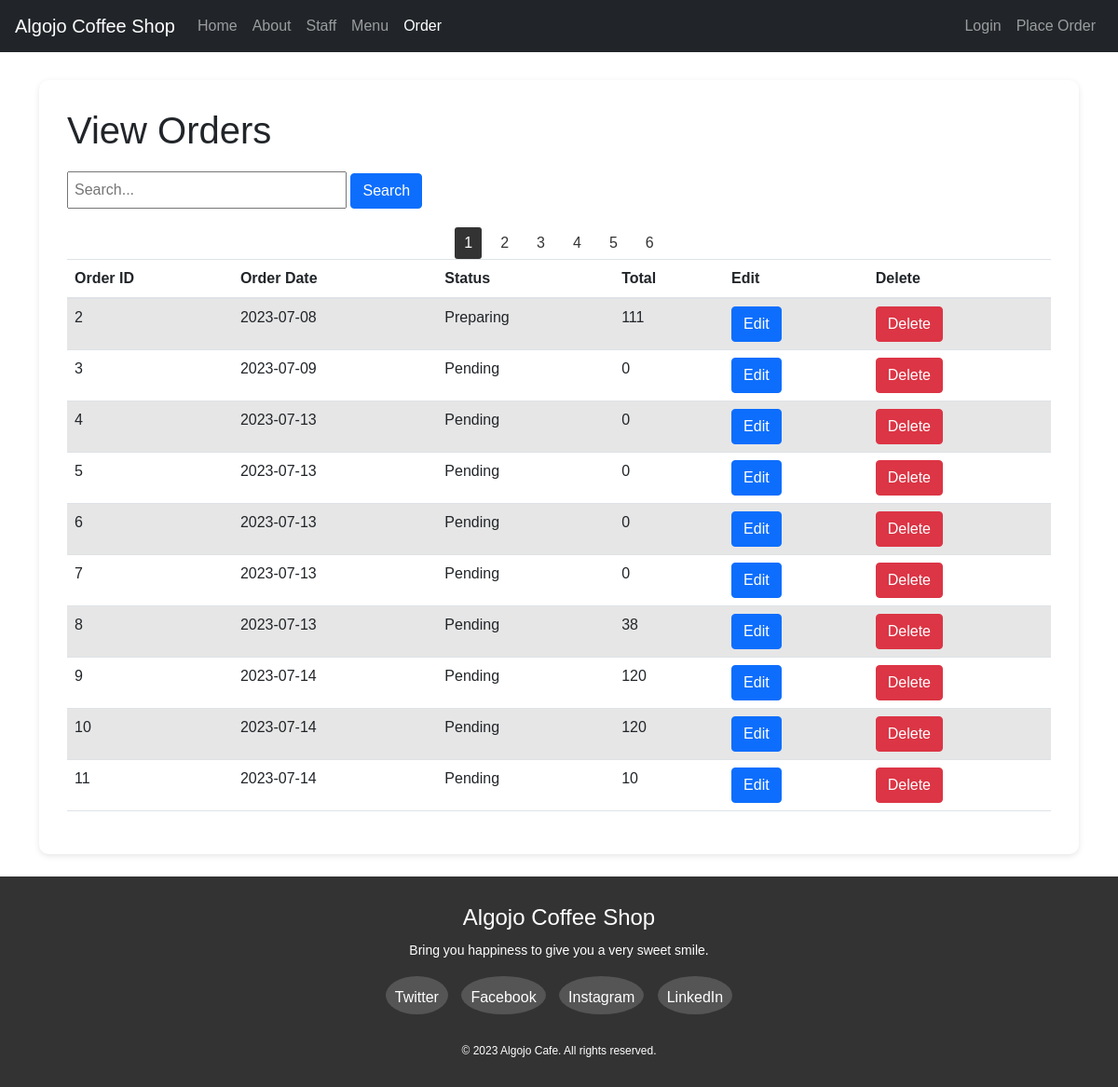
The page /vieworder.php on the database its author committed.
### tables this page shows
CREATE TABLE `orders` (
  `orderID` int(6) NOT NULL,
  `orderDate` date NOT NULL,
  `statusOrder` varchar(10) NOT NULL,
  `total` float NOT NULL,
  `paymentMethod` varchar(10) NOT NULL,
  `amountPaid` float NOT NULL
);

### vieworder.php (the view, shortened to what this page needs)
<?php include 'header.php'; ?>
<!DOCTYPE html>
<html>
<head>
    <link rel="stylesheet" href="https://cdn.jsdelivr.net/npm/bootstrap@5.1.3/dist/css/bootstrap.min.css">
</head>
<body>
    <div class="container">
        <div class="table-container">
            <h1>View Orders</h1>
            <form class="search-form" method="GET" action="">
                <input type="text" name="search" placeholder="Search...">
                <button type="submit" class="btn btn-primary">Search</button>
            </form>
            <table class="table table-striped">
                <thead>
                    <tr>
                        <th>Order ID</th>
                        <th>Order Date</th>
                        <th>Status</th>
                        <th>Total</th>
                        <th>Edit</th>
                        <th>Delete</th>
                    </tr>
                </thead>
                <tbody>
                    <?php
                    $conn = mysqli_connect("localhost", "root", "", "test");
                    $resultsPerPage = 10;
                    $currentPage = isset($_GET['page']) ? $_GET['page'] : 1;
                    $startFrom = ($currentPage - 1) * $resultsPerPage;
                    if (isset($_GET['search'])) {
                        $search = mysqli_real_escape_string($conn, $_GET['search']);
                        $sql = "SELECT * FROM orders WHERE orderID LIKE '%$search%' OR orderDate LIKE '%$search%' OR statusOrder LIKE '%$search%' OR total LIKE '%$search%' LIMIT $startFrom, $resultsPerPage";
                        $sqlCount = "SELECT COUNT(*) AS totalCount FROM orders WHERE orderID LIKE '%$search%' OR orderDate LIKE '%$search%' OR statusOrder LIKE '%$search%' OR total LIKE '%$search%'";
                    } else {
                        $sql = "SELECT * FROM orders LIMIT $startFrom, $resultsPerPage";
                        $sqlCount = "SELECT COUNT(*) AS totalCount FROM orders";
                    }
                    $result = mysqli_query($conn, $sql);
                    while ($row = mysqli_fetch_assoc($result)) {
                        echo "<tr>";
                        echo "<td>" . $row['orderID'] . "</td>";
                        echo "<td>" . $row['orderDate'] . "</td>";
                        echo "<td>" . $row['statusOrder'] . "</td>";
                        echo "<td>" . $row['total'] . "</td>";
                        echo "<td><a href='editorder.php?id=" . $row['orderID'] . "' class='btn btn-primary'>Edit</a></td>";
                        echo "<td><a href='deleteorder.php?id=" . $row['orderID'] . "' class='btn btn-danger'>Delete</a></td>";
                        echo "</tr>";
                    }
                    $resultCount = mysqli_query($conn, $sqlCount);
                    $row = mysqli_fetch_assoc($resultCount);
                    $totalCount = $row['totalCount'];
                    $totalPages = ceil($totalCount / $resultsPerPage);
                    echo "<div class='pagination'>";
                    for ($i = 1; $i <= $totalPages; $i++) {
                        $activeClass = ($currentPage == $i) ? 'active' : '';
                        echo "<a href='?page=" . $i . "&search=" . urlencode(isset($_GET['search']) ? $_GET['search'] : '') . "' class='$activeClass'>" . $i . "</a>";
                    }
                    echo "</div>";
                    ?>
                </tbody>
            </table>
        </div>
    </div>
	<br>
</body>
</html>
<?php include 'footer.php'; ?>

### vieworder.php (style rules this page uses)
body { background-image: url('images/background.jpg'); background-size: cover; background-position: center; background-attachment: fixed; }
.table-container { margin-top: 30px; background-color: rgba(255, 255, 255); padding: 30px; border-radius: 10px; box-shadow: 0 2px 6px rgba(0, 0, 0, 0.1); }
.table-container h1 { margin-bottom: 20px; }
.search-form { margin-bottom: 20px; }
.search-form input[type="text"] { width: 300px; padding: 6px; }
.search-form button { padding: 6px 12px; }
.pagination { margin-top: 20px; display: flex; justify-content: center; }
.pagination a { margin: 0 5px; color: #333; text-decoration: none; padding: 5px 10px; border-radius: 3px; }
.pagination a.active { background-color: #333; color: #fff; }

### footer.php (style rules this page uses)
body { margin: 0; padding: 0; font-family: Arial, sans-serif; }

### rows shown on the page
orders: orderID "2", orderDate "2023-07-08", statusOrder "Preparing", total "111"
orders: orderID "3", orderDate "2023-07-09", statusOrder "Pending", total "0"
orders: orderID "4", orderDate "2023-07-13", statusOrder "Pending", total "0"
orders: orderID "5", orderDate "2023-07-13", statusOrder "Pending", total "0"
orders: orderID "6", orderDate "2023-07-13", statusOrder "Pending", total "0"
orders: orderID "7", orderDate "2023-07-13", statusOrder "Pending", total "0"
orders: orderID "8", orderDate "2023-07-13", statusOrder "Pending", total "38"
orders: orderID "9", orderDate "2023-07-14", statusOrder "Pending", total "120"
orders: orderID "10", orderDate "2023-07-14", statusOrder "Pending", total "120"
orders: orderID "11", orderDate "2023-07-14", statusOrder "Pending", total "10"
